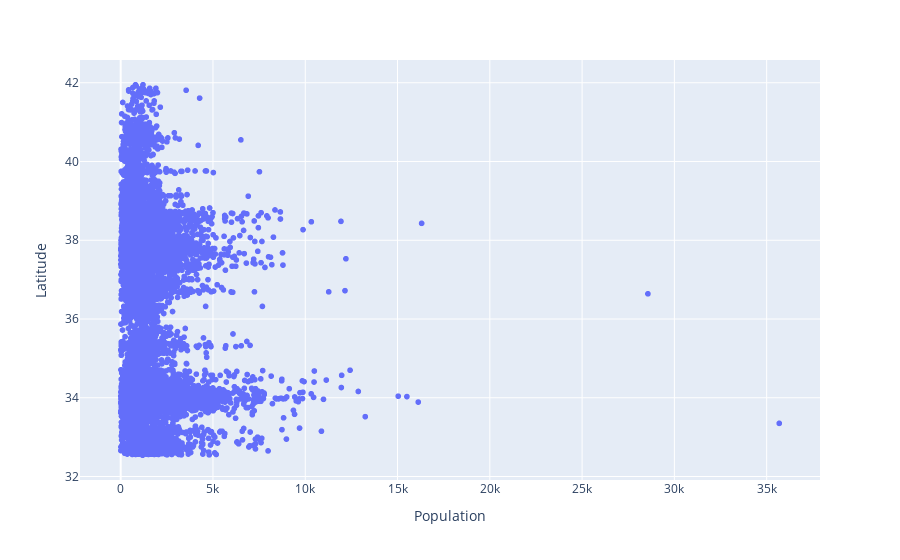

Source (notebook cell):
### Code cell
import plotly.express as px

fig = px.scatter(df, x="Population", y="Latitude")
fig.show()

### Figure 1 — Plotly figure (JSON) as saved in the notebook; plotly's stock layout.template omitted (floating-point values rounded to 4 significant figures; data arrays with more than 128 entries replaced by an {"elided": "..."} marker saying what was removed)
{"data": [{"hovertemplate": "Population=%{x}<br>Latitude=%{y}<extra></extra>", "legendgroup": "", "marker": {"color": "#636efa", "symbol": "circle"}, "mode": "markers", "name": "", "showlegend": false, "type": "scattergl", "x": {"elided": "20640 float values"}, "xaxis": "x", "y": {"elided": "20640 float values"}, "yaxis": "y"}], "layout": {"legend": {"tracegroupgap": 0}, "margin": {"t": 60}, "xaxis": {"anchor": "y", "domain": [0, 1], "title": {"text": "Population"}}, "yaxis": {"anchor": "x", "domain": [0, 1], "title": {"text": "Latitude"}}}}
